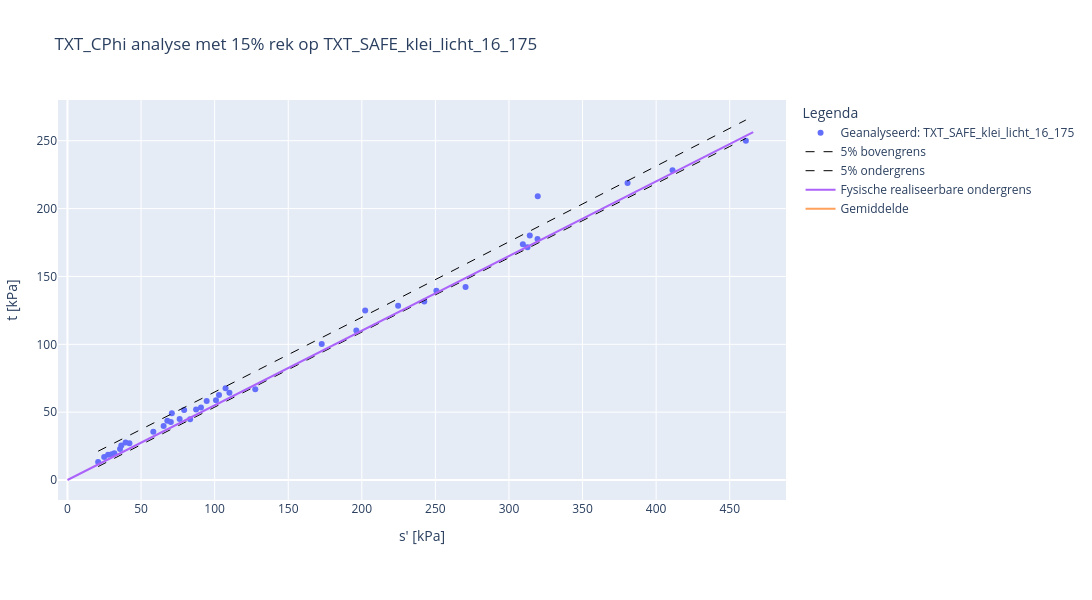

The cell this chart's notebook holds for it:
### Code cell
#voer C-phi analyse uit met invoer
analyse = CPhiAnalyse(dbase=dbase, investigation_groups=[dropdown_verzameling_txt.value], effective_stress= dropdown_rekpercentage.value,
                      analysis_type='TXT_CPhi')

analyse.apply_parameters(cohesie_gem = PV_A1_COH_GEM_handmatig[0])
analyse.apply_parameters(phi_kar = PV_A2_PHI_KAR_handmatig[0])
analyse.apply_parameters(cohesie_kar = PV_A1_COH_KAR_handmatig[0])
analyse.apply_settings(material_factor_cohesion = PV_PARTCOH[0]) 
analyse.apply_settings(material_factor_tan_phi = PV_PARTPHI[0]) 

analyse.apply_settings(alpha = PV_TYPEVERZAMELING[0])


#Voer analyse uit
analyse._run()


#Toon resultaten figuur en tabel met cohesie en hoek van inwendige wrijving

analyse.show_figure()
analyse.print_short_results()

### Figure 1 — Plotly figure (JSON) as saved in the notebook; plotly's stock layout.template omitted (floating-point values rounded to 4 significant figures)
{"data": [{"hoverinfo": "text", "mode": "markers", "name": "Geanalyseerd: TXT_SAFE_klei_licht_16_175", "text": ["1201.0_AW208.+124_B_BIK_M017-a", "1224.0_AW215.+116_B_BIK_M011-a", "1277.0_AW216.+198_B_BIK_M027-b", "1400.0_AW299.+003_B_BIT_M012-a", "1502.0_VY021.+018_B_BUK_M018-a", "1511.0_VY021.+018_B_BUK_M024-a", "1574.0_AW298.+178_B_BIK_14-b", "1623.0_VY010.+135_B_BIK_26", "1624.0_VY010.+135_B_BIK_27", "1688.0_VY021.+019_B_BIT_19", "1743.0_VY053.+108_B_BUK_21", "1744.0_VY053.+108_B_BUK_22", "1767.0_VY093.+135_B_BUK_17", "1784.0_VY093.+142_B_AL_7", "1787.0_VY093.+142_B_AL_9-b", "2238.0_VY004.+186_B_MBIB_mo-14a", "2450.0_VY050.+179_B_BIK_mo-23a", "2472.0_VY050.+179_B_BIT_mo-15a", "2529.0_VY050.+179_B_MBIB_mo-22a", "2537.0_VY059.+001_B_BIT_mo-07a", "2555.0_VY059.+002_B_BIK_mo-18a", "2690.0_VY079.+066_B_AL_mo-05a", "2691.0_VY079.+066_B_AL_mo-06a", "2746.0_VY079.+091_B_BIK_mo-18a", "2756.0_VY079.+091_B_BIT_mo-03a", "2976.0_VY022.+188_B_BIT_M014-b", "2982.0_VY022.+188_B_BIT_M018-a", "3152.0_VY032.+004_B_BIT_M008-a", "3176.0_VY032.+003_B_AL_M007-a", "3182.0_VY032.+003_B_AL_M012-a", "3743.0_AW207.+162_B_BIK_mo-22", "3824.0_AW213.+167_B_BIK_mo-32", "3859.0_AW213.+167_B_BIT_mo-31", "3911.0_AW217.+083_B_AL_mo-22", "3952.0_AW217.+084_B_BIK_mo-34", "3978.0_AW217.+084_B_BIT_mo-21", "3991.0_AW217.+084_B_BIT_mo-34", "4004.0_AW230.+080_B_AL_mo-06", "4072.0_AW230.+082_B_BIT_mo-13", "4199.0_AW240.+027_B_BIK_mo-15"], "type": "scatter", "x": [103.0, 196.3, 94.59, 35.7, 90.71, 172.8, 79.28, 107.4, 202.3, 58.33, 312.6, 127.6, 100.9, 24.93, 70.91, 319.5, 87.39, 42.08, 65.33, 250.7, 461.0, 76.21, 27.59, 242.4, 29.98, 67.84, 31.84, 39.47, 36.58, 83.33, 380.6, 270.5, 309.4, 110.0, 411.1, 319.4, 314.1, 20.84, 70.23, 224.7], "y": [62.56, 110.2, 58.31, 22.88, 53.42, 100.3, 51.57, 67.56, 124.9, 35.63, 171.5, 66.86, 58.73, 16.92, 49.13, 209.1, 51.99, 27.08, 39.83, 139.5, 250.1, 44.91, 18.59, 131.4, 18.98, 43.64, 19.78, 27.63, 25.38, 44.76, 218.8, 142.3, 173.7, 64.23, 228.2, 177.6, 180.1, 13.34, 42.73, 128.5]}, {"line": {"color": "black", "dash": "dash", "width": 1}, "mode": "lines", "name": "5% bovengrens", "type": "scatter", "x": [20.84, 32.13, 43.41, 54.7, 65.98, 77.27, 88.55, 99.84, 111.1, 122.4, 133.7, 145.0, 156.3, 167.5, 178.8, 190.1, 201.4, 212.7, 224.0, 235.3, 246.5, 257.8, 269.1, 280.4, 291.7, 303.0, 314.3, 325.5, 336.8, 348.1, 359.4, 370.7, 382.0, 393.2, 404.5, 415.8, 427.1, 438.4, 449.7, 461.0], "y": [21.22, 27.41, 33.6, 39.79, 45.98, 52.18, 58.39, 64.6, 70.81, 77.02, 83.24, 89.47, 95.7, 101.9, 108.2, 114.4, 120.7, 126.9, 133.2, 139.4, 145.7, 151.9, 158.2, 164.5, 170.8, 177.0, 183.3, 189.6, 195.9, 202.2, 208.5, 214.8, 221.1, 227.4, 233.7, 240.0, 246.3, 252.6, 259.0, 265.3]}, {"line": {"color": "black", "dash": "dash", "width": 1}, "mode": "lines", "name": "5% ondergrens", "type": "scatter", "x": [20.84, 32.13, 43.41, 54.7, 65.98, 77.27, 88.55, 99.84, 111.1, 122.4, 133.7, 145.0, 156.3, 167.5, 178.8, 190.1, 201.4, 212.7, 224.0, 235.3, 246.5, 257.8, 269.1, 280.4, 291.7, 303.0, 314.3, 325.5, 336.8, 348.1, 359.4, 370.7, 382.0, 393.2, 404.5, 415.8, 427.1, 438.4, 449.7, 461.0], "y": [9.902, 16.18, 22.45, 28.71, 34.97, 41.23, 47.49, 53.74, 59.98, 66.22, 72.46, 78.7, 84.93, 91.15, 97.37, 103.6, 109.8, 116.0, 122.2, 128.4, 134.6, 140.8, 147.0, 153.2, 159.4, 165.5, 171.7, 177.9, 184.1, 190.2, 196.4, 202.5, 208.7, 214.8, 221.0, 227.1, 233.3, 239.4, 245.6, 251.7]}, {"mode": "lines", "name": "Fysische realiseerbare ondergrens", "type": "scatter", "x": [0, 466.0], "y": [0.01, 256.3]}, {"mode": "lines", "name": "Gemiddelde", "type": "scatter", "x": [25.84, 466.0], "y": [[18.32], [261.3]]}], "layout": {"height": 600, "legend": {"title": {"text": "Legenda"}}, "margin": {"b": 100, "l": 50, "r": 50, "t": 100}, "title": {"text": "TXT_CPhi analyse met 15% rek op TXT_SAFE_klei_licht_16_175"}, "width": 1200, "xaxis": {"title": {"text": "s' [kPa]"}}, "yaxis": {"title": {"text": "t [kPa]"}}}}
